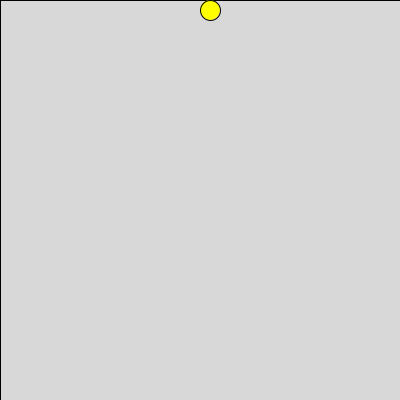
Frame 1 (no input)
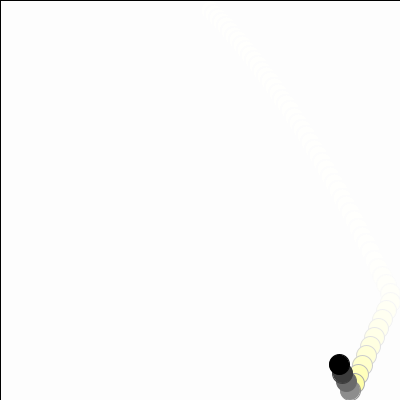
Frame 60 (the mouse pressed at the canvas centre just before this capture)
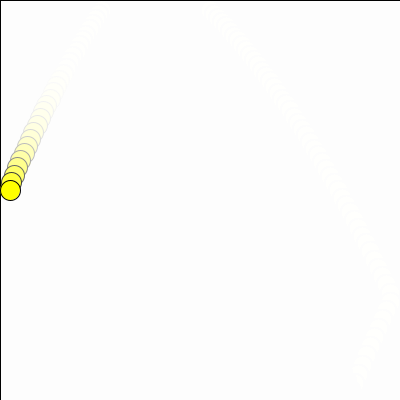
Frame 120 (the mouse held since frame 60 and released just before this capture)

The Processing sketch that drew these frames (run headless with seeded random() and noise(); from frame 60 on, the mouse is pressed at the canvas centre):

// Processing sketch: processing_71830
// ── processing_71830.pde

/*
/ Norm Krumpe
 / September 23, 2012
 / An object that bounces around the screen.  There are 
 / a couple reasons I made this.
 / 1. To play around with objects that bounce around the
 /    screen.
 / 2. To be extra careful about documenting my code and
 /    factoring my code into methods (functions) that
 /    make it easy to adjust.
 / 3. PLEASE play around with this.  
 */

// The location, size, color, and speed of the ball
float speedX, speedY;
float objectX, objectY, objectWidth, objectHeight;
float objectColor;

// acceleration...modify this to affect
// how the ySpeed changes.  Closer to zero
// reduces the effects of gravity.  For example,
// 0.1 makes it seem more like how things might move
// on the moon.
float GRAVITY = .1;

// damping effect...modify this to affect
// the bounciness of the object.  Closer to zero
// loses bounciness.  Closer to 1 makes it more
// like a superball.
float DAMPING = .9;

// friction effect...modify this to affect
// the left-right motion when the object hits the floor.
// Closer to 1 makes the floor "slick", and closer to
// 0 makes the floor rougher, like sandpaper.
float FRICTION = .9;

// Set the screen size, the object's initial size,
// location, and speed.
void setup() {
  size(400, 400);

  objectX = width/2;
  objectY = 0;

  objectWidth = 20;
  objectHeight = objectWidth;

  speedX = 4;
  speedY = 4;
}

// The main driver for the motion
void draw() {

  // The second number in the fill affects
  // the transparency.  Adjust it to increase
  // or decrease the "tail" left behind the moving
  // object.
  fill(255, 60);
  rect(0, 0, width, height);

  drawObject();
  adjustForGravity();
  updateObjectLocation();
  checkForCollision();
}

// This draws the object that is bouncing.  Right
// now the object is a rectangle.  But it shouldn't
// be too hard to change this to some other object.
void drawObject() {
  updateColor();
  ellipseMode(CORNER); 
  ellipse(objectX, objectY, objectWidth, objectHeight);
}

// Change the color based on the object speed.
void updateColor() {
   objectColor = speedY * 75;
   fill(objectColor,objectColor,0);
}


// Adjusts the location of the object based on its
// current location and its speed
void updateObjectLocation() {
    objectX = objectX + speedX;
    objectY = objectY + speedY;
}

// Adjusts the object's y speed based on its
// current speed and the force of gravity
void adjustForGravity() {
  speedY = speedY + GRAVITY;
}

// Make adjustments whenever the object hits
// the wall or a floor.  Any of these should
// reverse the direction of the object (hitting
// the two walls, for example, reverses speedX).
// Hitting the floor will call friction and 
// damping into play.  Should hitting a wall
// be affected by friction?  What about hitting
// the ceiling?
void checkForCollision() {

  // Check for right-wall collision
  // This (perhaps poorly) assumes that
  // the object's position (objectX, objectY)
  // is based on that position being in the
  // upper-left corner of that object.
  // If (objectX, objectY) were in the center
  // of the object, then this code would need
  // to be adjusted appropriately.
  if (objectX > width - objectWidth) {
    objectX = width - objectWidth;
    speedX = -1 * speedX;
  }
  // Check for left-wall collision
  else if (objectX < 0) {
    objectX = 0;
    speedX = -1 * speedX;
  }

  // Check for floor collision:
  if (objectY > height - objectHeight) {
    objectY = height - objectHeight;
    speedY = -1 * speedY;
    speedY = DAMPING * speedY;
    speedX = FRICTION * speedX;
  }
  
  // Check for ceiling collision:
  else if (objectY < 0) {
  objectY = 0;
  speedY = -1 * speedY;
  speedY = DAMPING * speedY;
  speedX = FRICTION * speedX;
  }
}
  
  void mousePressed() {
  objectX = mouseX;
  objectY = mouseY;
  }
